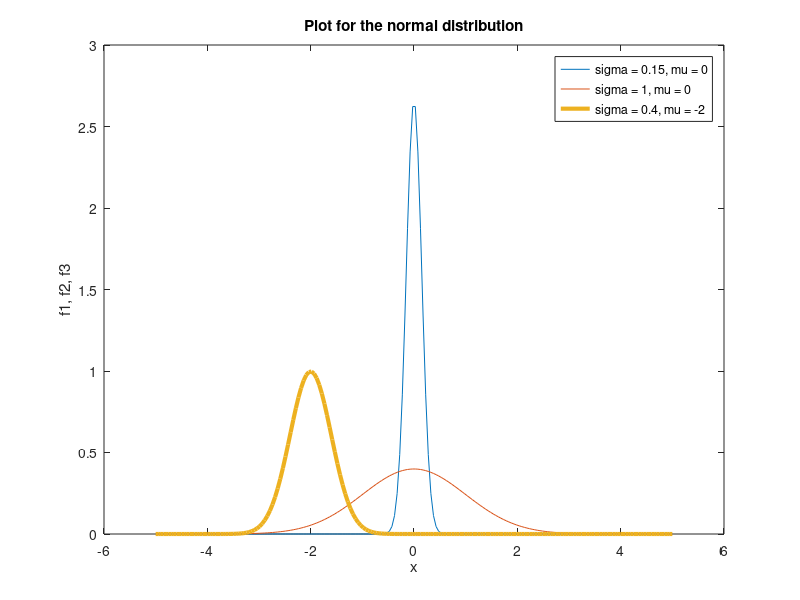

Write the MATLAB code that produced this figure. (Note: this script raises an error after producing the figure.)


%% Q3
x = linspace(-5, 5, 200);
sigma1 = 0.15; mu1 = 0;
sigma2 = 1; mu2 = 0;
sigma3 = 0.4; mu3 = -2;

y1 = (1)/(sigma1*sqrt(2*pi))*exp(-0.5*((x-mu1)/sigma1).^2);
y2 = (1)/(sigma2*sqrt(2*pi))*exp(-0.5*((x-mu2)/sigma2).^2);
y3 = (1)/(sigma3*sqrt(2*pi))*exp(-0.5*((x-mu3)/sigma3).^2);

fig = figure();
set(fig, 'color', 'w')
plot(x, y1, x, y2, x, y3, 'LineWidth', 3)
xlabel('x')
ylabel('f1, f2, f3')
title('Plot for the normal distribution')
l1 = legend('sigma = 0.15, mu = 0', 'sigma = 1, mu = 0', 'sigma = 0.4, mu = -2');
fontsize(fig, 24, "points")
